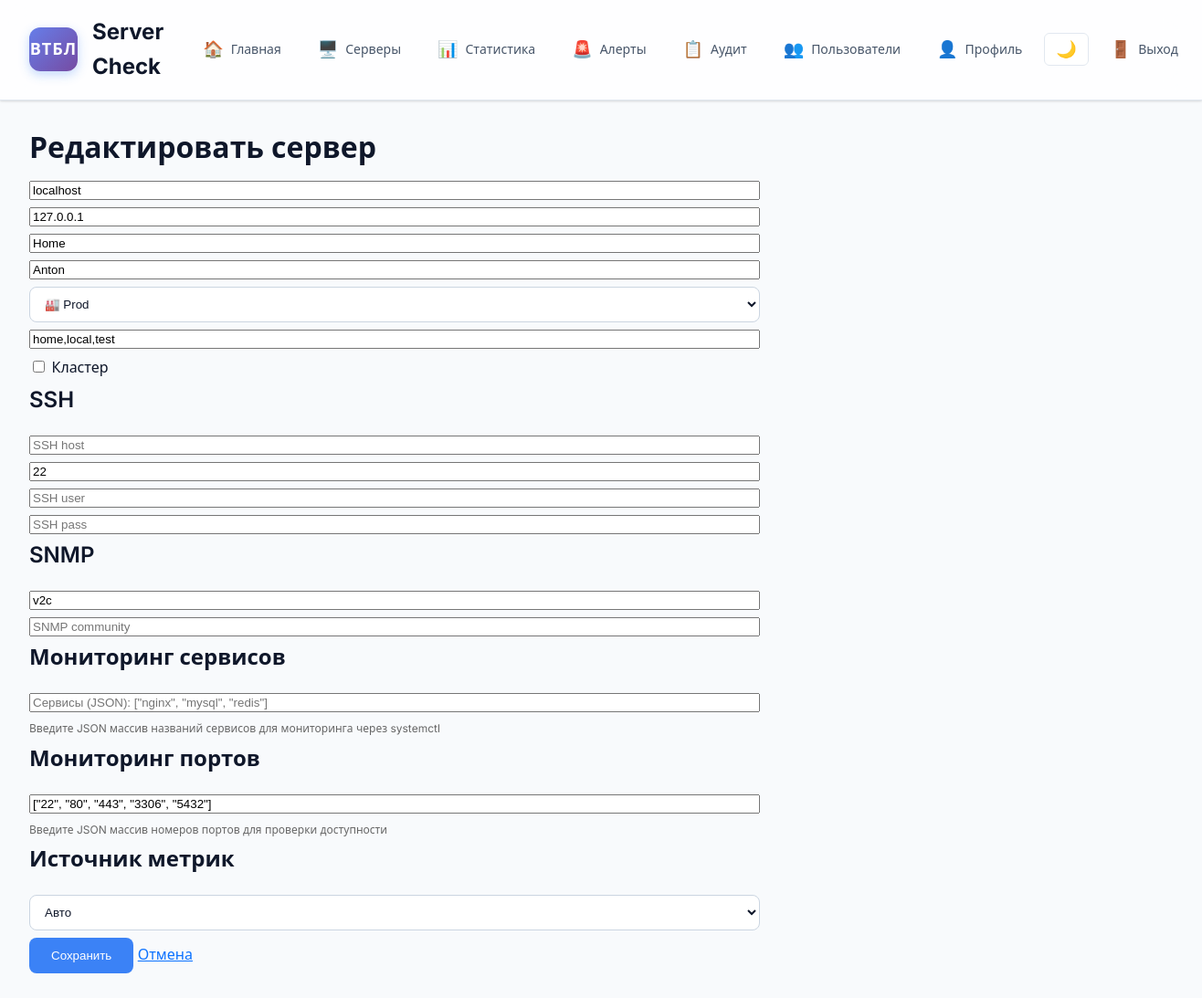
The page /servers/1/edit (signed in) on the database as committed earlier.
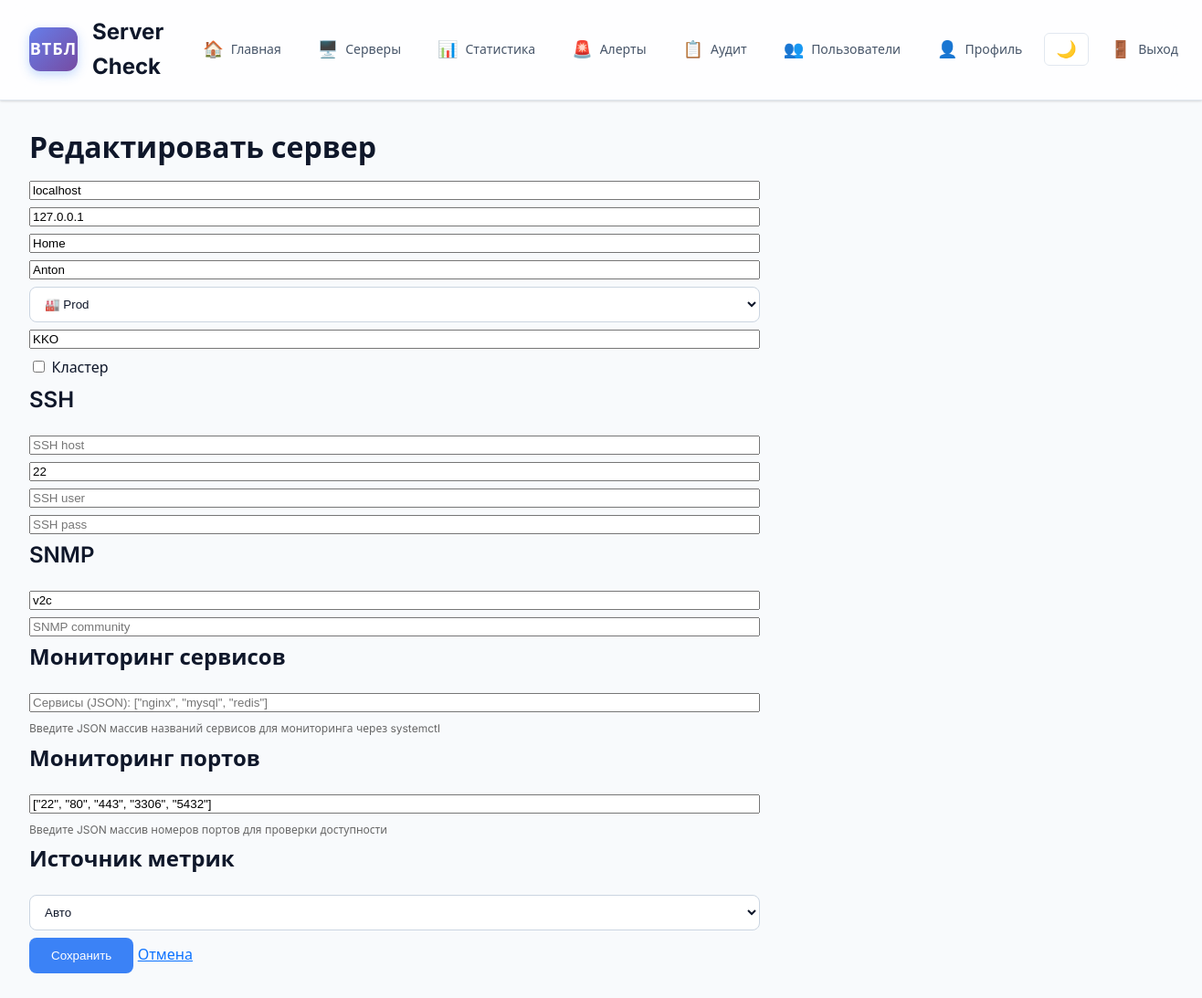
The same page on the database as committed later.
### app/models.py (models this page shows)
class Server(Base):
    __tablename__ = "servers"
    id = Column(Integer, primary_key=True, index=True)
    hostname = Column(String(200), nullable=False)
    ip_address = Column(String(100), nullable=False)
    system_name = Column(String(200), nullable=True)
    owner = Column(String(200), nullable=True)
    is_cluster = Column(Boolean, default=False)
    environment = Column(String(20), default="prod")  # test|stage|prod
    tags = Column(String(500), nullable=True)
    ssh_host = Column(String(200), nullable=True)
    ssh_port = Column(Integer, default=22)
    ssh_username = Column(String(200), nullable=True)
    ssh_password = Column(String(500), nullable=True)  # Encrypted
    snmp_version = Column(String(10), nullable=True)  # v2c
    snmp_community = Column(String(500), nullable=True)  # Encrypted
    metric_source = Column(String(20), default="auto")  # auto|local|ssh|snmp
    services_to_monitor = Column(String(1000), nullable=True)  # JSON string of services to monitor
    ports_to_monitor = Column(String(1000), nullable=True)  # JSON string of ports to monitor
    created_at = Column(DateTime, default=datetime.utcnow)
    metrics = relationship("Metric", back_populates="server", cascade="all, delete-orphan")

### app/routers.py (the view)
@router.get("/servers/{server_id}/edit")
async def edit_server_page(request: Request, server_id: int, db: AsyncSession = Depends(get_db)):
    if not request.user.is_authenticated:
        return RedirectResponse(url="/login", status_code=HTTP_302_FOUND)
    if request.session.get("role") not in {UserRole.admin.value, UserRole.operator.value}:
        raise HTTPException(status_code=403, detail="Operators/Admins only")
    server = (await db.execute(select(Server).where(Server.id == server_id))).scalar_one_or_none()
    if not server:
        raise HTTPException(status_code=404, detail="Server not found")
    return request.app.state.templates.TemplateResponse("server_edit.html", {"request": request, "s": server})

### templates/server_edit.html (shortened to what this page needs)
{% extends "base.html" %}
{% block content %}
  <h2>Редактировать сервер</h2>
  <form method="post" action="/servers/{{ s.id }}/edit" style="display:grid; gap:8px; max-width:800px;">
    <input name="hostname" value="{{ s.hostname }}" placeholder="Hostname" required />
    <input name="ip_address" value="{{ s.ip_address }}" placeholder="IP" required />
    <input name="system_name" value="{{ s.system_name or '' }}" placeholder="Система" />
    <input name="owner" value="{{ s.owner or '' }}" placeholder="Ответственный" />
    <select name="environment" required>
      <option value="prod" {% if s.environment=='prod' %}selected{% endif %}>🏭 Prod</option>
    </select>
    <input name="tags" value="{{ s.tags or '' }}" placeholder="Теги (через запятую)" />
    <div>
      <label><input type="checkbox" name="is_cluster" value="true" {% if s.is_cluster %}checked{% endif %}/> Кластер</label>
    </div>
    <h3>SSH</h3>
    <input name="ssh_host" value="{{ s.ssh_host or '' }}" placeholder="SSH host" />
    <input name="ssh_port" value="{{ s.ssh_port or 22 }}" placeholder="SSH port" />
    <input name="ssh_username" value="{{ s.ssh_username or '' }}" placeholder="SSH user" />
    <input name="ssh_password" value="{{ s.ssh_password or '' }}" placeholder="SSH pass" />
    <h3>SNMP</h3>
    <input name="snmp_version" value="{{ s.snmp_version or 'v2c' }}" placeholder="SNMP ver (v2c)" />
    <input name="snmp_community" value="{{ s.snmp_community or '' }}" placeholder="SNMP community" />
    <h3>Мониторинг сервисов</h3>
    <input name="services_to_monitor" value="{{ s.services_to_monitor or '' }}" placeholder='Сервисы (JSON): ["nginx", "mysql", "redis"]' />
    <small style="color: #666; font-size: 12px;">Введите JSON массив названий сервисов для мониторинга через systemctl</small>
    <h3>Мониторинг портов</h3>
    <input name="ports_to_monitor" value="{{ s.ports_to_monitor or '' }}" placeholder='Порты (JSON): ["80", "443", "3306"]' />
    <small style="color: #666; font-size: 12px;">Введите JSON массив номеров портов для проверки доступности</small>
    <h3>Источник метрик</h3>
    <select name="metric_source">
      <option value="auto" {% if s.metric_source=='auto' %}selected{% endif %}>Авто</option>
    </select>
    <div>
      <button type="submit">Сохранить</button>
      <a href="/servers/{{ s.id }}">Отмена</a>
    </div>
  </form>
{% endblock %}

Rows that differ between the two databases and show on the page:
changed Server "localhost": tags "home,local,test" → "KKO"
